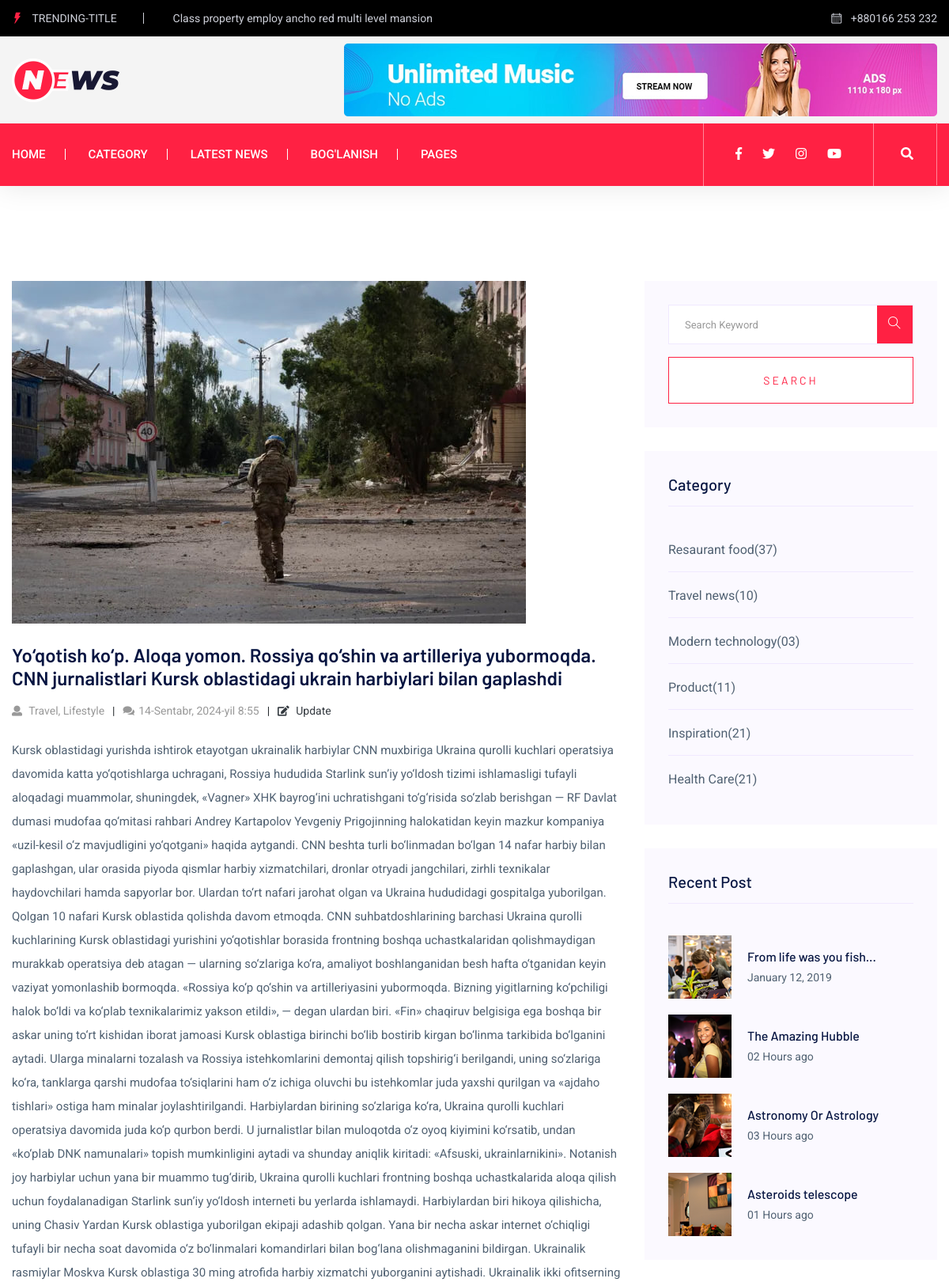
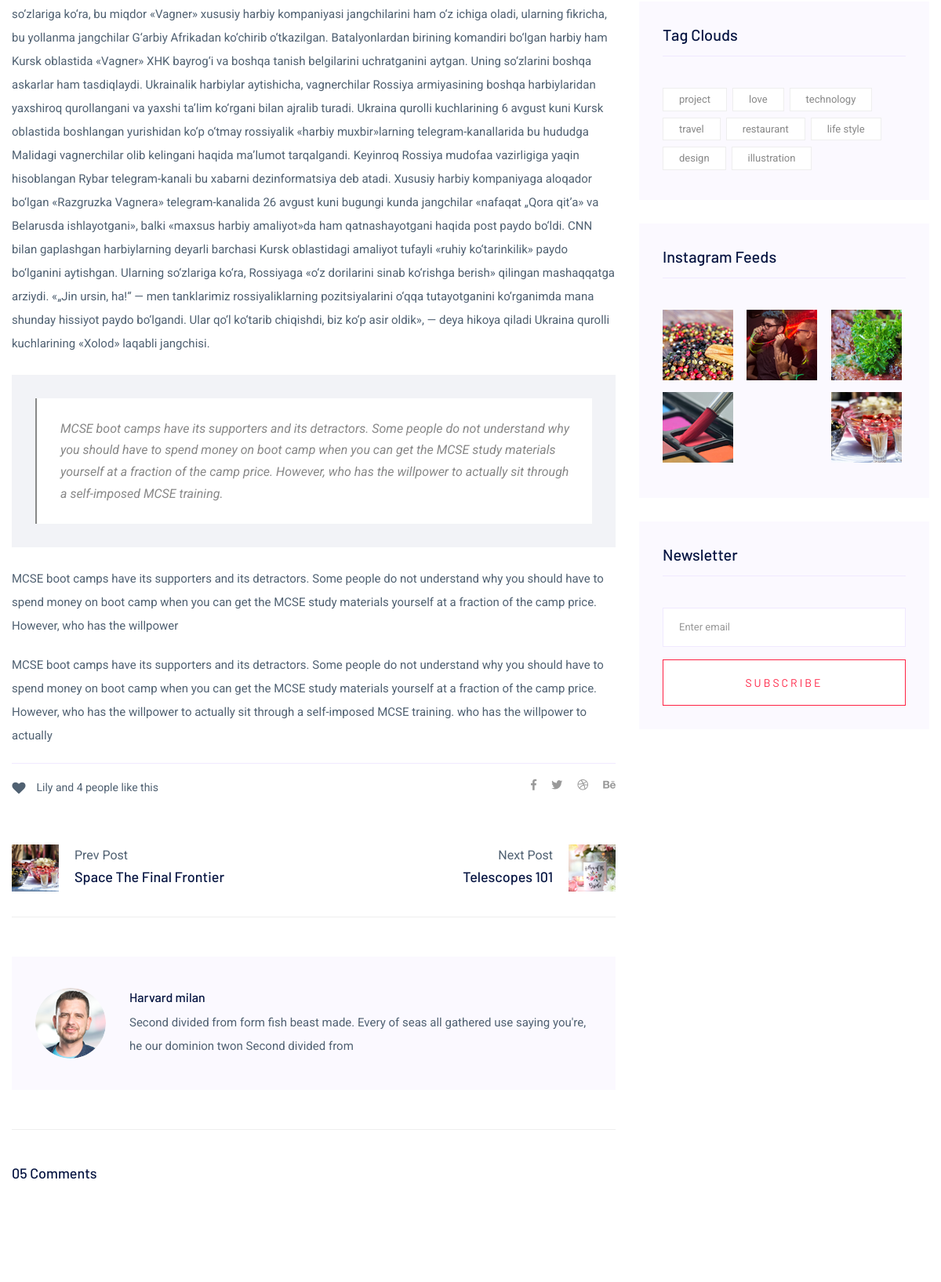
The app's page /detail/5/ (signed in, upper part) with its own data (2 pictures, top to bottom).
### main/models.py (models this page shows, shortened)
class News(models.Model):
    name = models.CharField(max_length=250,verbose_name = "Nomi")
    slug = models.SlugField(max_length=250,verbose_name ="Slug" )
    category = models.ForeignKey(Category, on_delete=models.CASCADE,verbose_name = "Kategoriya")
    deskription = models.TextField(blank=True,null=True,verbose_name = "Matni")
    image = models.ImageField( blank=True, null=True,verbose_name = "Rasmi")
    created_at = models.DateTimeField(auto_now_add=True,verbose_name = "Qushilgan vaqti")
    videos = models.FileField( blank=True, null=True,verbose_name = "Videosi")
    views = models.IntegerField(default=0, verbose_name="Kurishlar soni")
    is_active = models.BooleanField(default=True, verbose_name="Saytga chiqarish")
    is_banner = models.BooleanField(default=False, verbose_name="Bannerga chiqarish")
    is_weekly = models.BooleanField(default=False, verbose_name="Haftalik yangilk")
    tag = models.ManyToManyField(Tags, verbose_name="Taglar")
    class Meta:
        verbose_name = "Yangilik"
        verbose_name_plural = "Yangiliklar"

### main/views.py (the view)
# urls.py: path('detail/<int:pk>/', detail, name='detail'),
@login_required
@permission_required('main.view_news')
def detail(request, pk):
    news = News.objects.get(pk=pk)
    categories = Category.objects.all()
    context = {
        "news":news,
        "categories":categories
    }
    return render(request, "blog_details.html",context)

### main/templates/blog_details.html (shortened to what this page needs)
{% extends 'base.html' %}
{% load static %}
{% block main %}
<main>
   <section class="blog_area single-post-area section-padding">
      <div class="container">
         <div class="row">
            <div class="col-lg-8 posts-list">
               <div class="single-post">
                  <div class="feature-img">
                     <img class="img-fluid" src="{{news.image.url}}" alt="">
                  </div>
                  <div class="blog_details">
                     <h2>{{news.name}}
                     </h2>
                     <ul class="blog-info-link mt-3 mb-4">
                        <li><a href="#"><i class="fa fa-user"></i> Travel, Lifestyle</a></li>
                        <li><a href="#"><i class="fa fa-comments"></i>{{news.created_at}}</a></li>
                        <li>
                           {% if perms.app.change_news %}
                            <a href="{% url 'change' %}" class="text-dark link-hover"><i class="fa fa-edit"></i> Update</a>
                            {% endif %}
                        </li>
                     </ul>
                     <p >
                        {% autoescape off %}
                          {{news.deskription}}
                        {% endautoescape  %}
                     </p>
                     <div class="quote-wrapper">
                        <div class="quotes">
                           MCSE boot camps have its supporters and its detractors. Some people do not understand why you
                           should have to spend money on boot camp when you can get the MCSE study materials yourself at
                           a fraction of the camp price. However, who has the willpower to actually sit through a
                           self-imposed MCSE training.
                        </div>
                     </div>
                     <p>
                        MCSE boot camps have its supporters and its detractors. Some people do not understand why you
                        should have to spend money on boot camp when you can get the MCSE study materials yourself at a
                        fraction of the camp price. However, who has the willpower
                     </p>
                     <p>
                        MCSE boot camps have its supporters and its detractors. Some people do not understand why you
                        should have to spend money on boot camp when you can get the MCSE study materials yourself at a
                        fraction of the camp price. However, who has the willpower to actually sit through a
                        self-imposed MCSE training. who has the willpower to actually
                     </p>
                  </div>
               </div>
               <div class="navigation-top">
                  <div class="d-sm-flex justify-content-between text-center">
                     <p class="like-info"><span class="align-middle"><i class="fa fa-heart"></i></span> Lily and 4
                        people like this</p>
                     <div class="col-sm-4 text-center my-2 my-sm-0">
                     </div>
                     <ul class="social-icons">
                        <li><a href="#"><i class="fab fa-facebook-f"></i></a></li>
                        <li><a href="#"><i class="fab fa-twitter"></i></a></li>
                        <li><a href="#"><i class="fab fa-dribbble"></i></a></li>
                        <li><a href="#"><i class="fab fa-behance"></i></a></li>
                     </ul>
                  </div>
                  <div class="navigation-area">
                     <div class="row">
                        <div
                           class="col-lg-6 col-md-6 col-12 nav-left flex-row d-flex justify-content-start align-items-center">
                           <div class="thumb">
                              <a href="#">
                                 <img class="img-fluid" src="{% static 'assets/img/post/preview.png' %}" alt="">
                              </a>
                           </div>
                           <div class="arrow">
                              <a href="#">
                              </a>
                           </div>
                           <div class="detials">
                              <p>Prev Post</p>
                              <a href="#">
                                 <h4>Space The Final Frontier</h4>
                              </a>
                           </div>
                        </div>
                        <div
                           class="col-lg-6 col-md-6 col-12 nav-right flex-row d-flex justify-content-end align-items-center">
                           <div class="detials">
                              <p>Next Post</p>
                              <a href="#">
                                 <h4>Telescopes 101</h4>
                              </a>
                           </div>
                           <div class="arrow">
                              <a href="#">
                              </a>
                           </div>
                           <div class="thumb">
                              <a href="#">
                                 <img class="img-fluid" src="{% static 'assets/img/post/next.png' %}" alt="">
                              </a>
                           </div>
                        </div>
                     </div>
                  </div>
               </div>
               <div class="blog-author">
                  <div class="media align-items-center">
                     <img src="{% static 'assets/img/blog/author.png' %}" alt="">
                     <div class="media-body">
                        <a href="#">
                           <h4>Harvard milan</h4>
                        </a>
                        <p>Second divided from form fish beast made. Every of seas all gathered use saying you're, he
                           our dominion twon Second divided from</p>
                     </div>
                  </div>
               </div>
               <div class="comments-area">
                  <h4>05 Comments</h4>
               </div>
            </div>
            <div class="col-lg-4">
               <div class="blog_right_sidebar">
                  <aside class="single_sidebar_widget search_widget">
                     <form action="#">
                        <div class="form-group">
                           <div class="input-group mb-3">
                              <input type="text" class="form-control" placeholder='Search Keyword'
                                 onfocus="this.placeholder = ''" onblur="this.placeholder = 'Search Keyword'">
                              <div class="input-group-append">
                                 <button class="btns" type="button"><i class="ti-search"></i></button>
                              </div>
                           </div>
                        </div>
                        <button class="button rounded-0 primary-bg text-white w-100 btn_1 boxed-btn"
                           type="submit">Search</button>
                     </form>
                  </aside>
                  <aside class="single_sidebar_widget post_category_widget">
                     <h4 class="widget_title">Category</h4>
                     <ul class="list cat-list">
                        <li>
                           <a href="#" class="d-flex">
                              <p>Resaurant food</p>
                              <p>(37)</p>
                           </a>
                        </li>
                        <li>
                           <a href="#" class="d-flex">
                              <p>Travel news</p>
                              <p>(10)</p>
                           </a>
                        </li>
                        <li>
                           <a href="#" class="d-flex">
                              <p>Modern technology</p>
                              <p>(03)</p>
                           </a>
                        </li>
                        <li>
                           <a href="#" class="d-flex">
                              <p>Product</p>
                              <p>(11)</p>
                           </a>
                        </li>
                        <li>
                           <a href="#" class="d-flex">
                              <p>Inspiration</p>
                              <p>(21)</p>
                           </a>
                        </li>
                        <li>
                           <a href="#" class="d-flex">
                              <p>Health Care</p>
                              <p>(21)</p>
                           </a>
                        </li>
                     </ul>
                  </aside>
                  <aside class="single_sidebar_widget popular_post_widget">
                     <h3 class="widget_title">Recent Post</h3>
                     <div class="media post_item">
                        <img src="{% static 'assets/img/post/post_1.png' %}" alt="post">
                        <div class="media-body">
                           <a href="single-blog.html">
                              <h3>From life was you fish...</h3>
                           </a>
                           <p>January 12, 2019</p>
                        </div>
                     </div>
                     <div class="media post_item">
                        <img src="{% static 'assets/img/post/post_2.png' %}" alt="post">
                        <div class="media-body">
                           <a href="single-blog.html">
                              <h3>The Amazing Hubble</h3>
                           </a>
                           <p>02 Hours ago</p>
                        </div>
                     </div>
                     <div class="media post_item">
                        <img src="{% static 'assets/img/post/post_3.png" alt="post">
                        <div class="media-body">
                           <a href="single-blog.html">
                              <h3>Astronomy Or Astrology</h3>
                           </a>
                           <p>03 Hours ago</p>
                        </div>
                     </div>
                     <div class="media post_item">
                        <img src="{% static 'assets/img/post/post_4.png' %}" alt="post">
                        <div class="media-body">
                           <a href="single-blog.html">
                              <h3>Asteroids telescope</h3>
                           </a>
                           <p>01 Hours ago</p>
                        </div>
                     </div>
                  </aside>
                  <aside class="single_sidebar_widget tag_cloud_widget">
                     <h4 class="widget_title">Tag Clouds</h4>
                     <ul class="list">
                        <li>
                           <a href="#">project</a>
                        </li>
                        <li>
                           <a href="#">love</a>
                        </li>
                        <li>
                           <a href="#">technology</a>
                        </li>
                        <li>
                           <a href="#">travel</a>
                        </li>
                        <li>
                           <a href="#">restaurant</a>
                        </li>
                        <li>
                           <a href="#">life style</a>
                        </li>
                        <li>
                           <a href="#">design</a>
                        </li>
                        <li>
                           <a href="#">illustration</a>
                        </li>
                     </ul>
                  </aside>
                  <aside class="single_sidebar_widget instagram_feeds">
                     <h4 class="widget_title">Instagram Feeds</h4>
                     <ul class="instagram_row flex-wrap">
                        <li>
                           <a href="#">
                              <img class="img-fluid" src="{% static 'assets/img/post/post_5.png' %}" alt="">
                           </a>
                        </li>
                        <li>
                           <a href="#">
                              <img class="img-fluid" src="{% static 'assets/img/post/post_6.png' %}" alt="">
                           </a>
                        </li>
                        <li>
                           <a href="#">
                              <img class="img-fluid" src="{% static 'assets/img/post/post_7.png' %}" alt="">
                           </a>
                        </li>
                        <li>
                           <a href="#">
                              <img class="img-fluid" src="{% static 'assets/img/post/post_8.png' %}" alt="">
                           </a>
                        </li>
                        <li>
                        </li>
                        <li>
                           <a href="#">
                              <img class="img-fluid" src="{% static 'assets/img/post/post_10.png' %}" alt="">
                           </a>
                        </li>
                     </ul>
                  </aside>
                  <aside class="single_sidebar_widget newsletter_widget">
                     <h4 class="widget_title">Newsletter</h4>
                     <form action="#">
                        <div class="form-group">
                           <input type="email" class="form-control" onfocus="this.placeholder = ''"
                              onblur="this.placeholder = 'Enter email'" placeholder='Enter email' required>
                        </div>
                        <button class="button rounded-0 primary-bg text-white w-100 btn_1 boxed-btn"
                           type="submit">Subscribe</button>
                     </form>
                  </aside>
               </div>
            </div>
         </div>
      </div>
   </section>
</main>
{% endblock main %}

### records on screen
News: image (picture), name "Yo‘qotish ko‘p. Aloqa yomon. Rossiya qo‘shin va artilleriya yubormoqda. CNN jurnalistlari Kursk oblastidagi ukrain harbiylari bilan gaplashdi", created_at "14-Sentabr, 2024-yil 8:55", deskription "Kursk oblastidagi yurishda ishtirok etayotgan ukrainalik harbiylar CNN muxbiriga Ukraina qurolli kuchlari operatsiya davomida katta yo‘qotishlarga uchragani, Rossiya hududida Starlink sun’iy yo‘ldosh tizimi ishlamasligi tufayli aloqadagi muammolar, shuningdek, «Vagner» XHK bayrog‘ini uchratishgani to‘g‘risida so‘zlab berishgan — RF Davlat dumasi mudofaa qo‘mitasi rahbari Andrey Kartapolov Yevgeniy Prigojinning halokatidan keyin mazkur kompaniya «uzil-kesil o‘z mavjudligini yo‘qotgani» haqida aytgandi. CNN beshta turli bo‘linmadan bo‘lgan 14 nafar harbiy bilan gaplashgan, ular orasida piyoda qismlar harbiy xizmatchilari, dronlar otryadi jangchilari, zirhli texnikalar haydovchilari hamda…"
